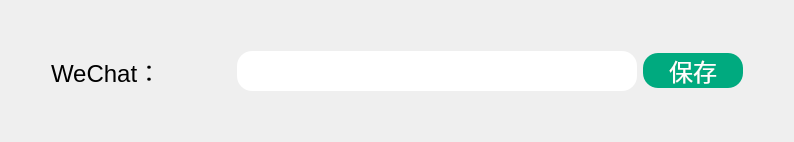
            <widget class="QWidget" name="page_10">
             <layout class="QHBoxLayout" name="horizontalLayout_53">
              <item>
               <layout class="QHBoxLayout" name="horizontalLayout_50">
                <item>
                 <spacer name="horizontalSpacer_7">
                  <property name="orientation">
                   <enum>Qt::Horizontal</enum>
                  </property>
                  <property name="sizeHint" stdset="0">
                   <size>
                    <width>40</width>
                    <height>20</height>
                   </size>
                  </property>
                 </spacer>
                </item>
                <item>
                 <layout class="QVBoxLayout" name="verticalLayout_35">
                  <item>
                   <spacer name="verticalSpacer_43">
                    <property name="orientation">
                     <enum>Qt::Vertical</enum>
                    </property>
                    <property name="sizeHint" stdset="0">
                     <size>
                      <width>20</width>
                      <height>40</height>
                     </size>
                    </property>
                   </spacer>
                  </item>
                  <item>
                   <layout class="QHBoxLayout" name="horizontalLayout_51">
                    <item>
                     <widget class="QLabel" name="label_47">
                      <property name="minimumSize">
                       <size>
                        <width>180</width>
                        <height>0</height>
                       </size>
                      </property>
                      <property name="font">
                       <font>
                        <pointsize>18</pointsize>
                       </font>
                      </property>
                      <property name="text">
                       <string>WeChat：</string>
                      </property>
                     </widget>
                    </item>
                    <item>
                     <widget class="QLineEdit" name="lineEdit_4">
                      <property name="minimumSize">
                       <size>
                        <width>400</width>
                        <height>0</height>
                       </size>
                      </property>
                      <property name="font">
                       <font>
                        <pointsize>18</pointsize>
                       </font>
                      </property>
                      <property name="styleSheet">
                       <string notr="true">border-radius:15px;
padding:5px;
background-color:rgb(255,255,255);</string>
                      </property>
                      <property name="text">
                       <string/>
                      </property>
                     </widget>
                    </item>
                    <item>
                     <widget class="QPushButton" name="pushButton_16">
                      <property name="minimumSize">
                       <size>
                        <width>100</width>
                        <height>0</height>
                       </size>
                      </property>
                      <property name="font">
                       <font>
                        <pointsize>18</pointsize>
                       </font>
                      </property>
                      <property name="styleSheet">
                       <string notr="true">QPushButton{
	color:rgb(255,255,255);
	border-radius:15px;
	background-color:rgb(0,170,127);
}
QPushButton:hover{
	background-color:rgb(0,194,142);	
}
QPushButton:pressed{
	background-color:rgb(0,141,103);	
}</string>
                      </property>
                      <property name="text">
                       <string>保存</string>
                      </property>
                     </widget>
                    </item>
                   </layout>
                  </item>
                  <item>
                   <spacer name="verticalSpacer_44">
                    <property name="orientation">
                     <enum>Qt::Vertical</enum>
                    </property>
                    <property name="sizeHint" stdset="0">
                     <size>
                      <width>20</width>
                      <height>40</height>
                     </size>
                    </property>
                   </spacer>
                  </item>
                 </layout>
                </item>
                <item>
                 <spacer name="horizontalSpacer_8">
                  <property name="orientation">
                   <enum>Qt::Horizontal</enum>
                  </property>
                  <property name="sizeHint" stdset="0">
                   <size>
                    <width>40</width>
                    <height>20</height>
                   </size>
                  </property>
                 </spacer>
                </item>
               </layout>
              </item>
             </layout>
            </widget>
